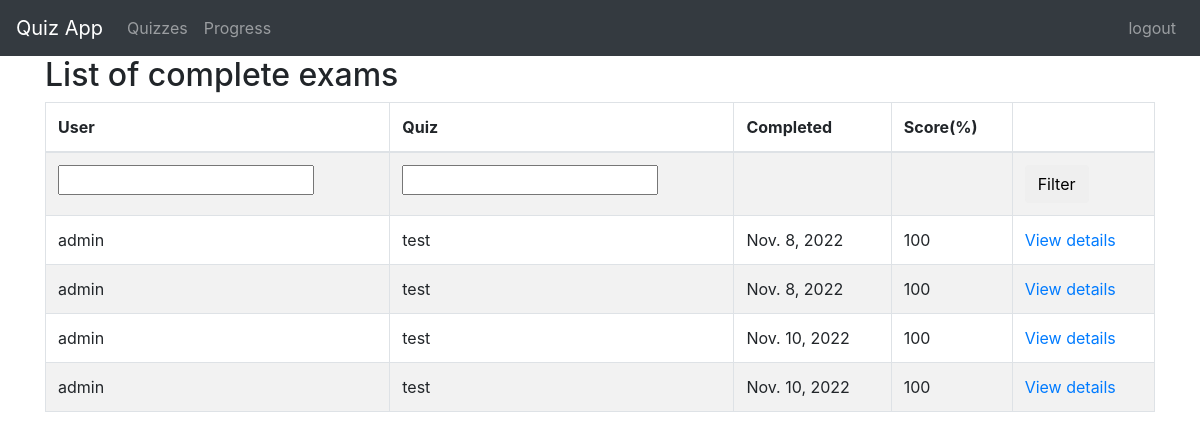
/marking/ (signed in), run on the app's committed database.
### quiz/models.py (models this page shows, shortened)
class Sitting(models.Model):
    user = models.ForeignKey(settings.AUTH_USER_MODEL, verbose_name=_("User"), on_delete=models.CASCADE)
    quiz = models.ForeignKey(Quiz, verbose_name=_("Quiz"), on_delete=models.CASCADE)
    question_order = models.CharField(validators=[validate_comma_separated_integer_list],
        max_length=1024, verbose_name=_("Question Order"))
    question_list = models.CharField(validators=[validate_comma_separated_integer_list],
        max_length=1024, verbose_name=_("Question List"))
    incorrect_questions = models.CharField(validators=[validate_comma_separated_integer_list],
        max_length=1024, blank=True, verbose_name=_("Incorrect questions"))
    current_score = models.IntegerField(verbose_name=_("Current Score"))
    complete = models.BooleanField(default=False, blank=False,
                                   verbose_name=_("Complete"))
    user_answers = models.TextField(blank=True, default='{}',
                                    verbose_name=_("User Answers"))
    start = models.DateTimeField(auto_now_add=True,
                                 verbose_name=_("Start"))
    end = models.DateTimeField(null=True, blank=True, verbose_name=_("End"))
    objects = SittingManager()
    class Meta:
        permissions = (("view_sittings", _("Can see completed exams.")),)
    def _question_ids(self):
        return [int(n) for n in self.question_order.split(',') if n]
    @property
    def get_percent_correct(self):
        dividend = float(self.current_score)
        divisor = len(self._question_ids())
        if divisor < 1:
            return 0            # prevent divide by zero error
        if dividend > divisor:
            return 100
        correct = int(round((dividend / divisor) * 100))
        if correct >= 1:
            return correct
        else:
            return 0

class Quiz(models.Model):
    title = models.CharField(
        verbose_name=_("Title"),
        max_length=60, blank=False)
    description = models.TextField(
        verbose_name=_("Description"),
        blank=True, help_text=_("a description of the quiz"))
    url = models.SlugField(
        max_length=60, blank=False,
        help_text=_("a user friendly url"),
        verbose_name=_("user friendly url"))
    category = models.ForeignKey(
        Category, null=True, blank=True,
        verbose_name=_("Category"), on_delete=models.CASCADE)
    random_order = models.BooleanField(
        blank=False, default=False,
        verbose_name=_("Random Order"),
        help_text=_("Display the questions in "
                    "a random order or as they "
                    "are set?"))
    max_questions = models.PositiveIntegerField(
        blank=True, null=True, verbose_name=_("Max Questions"),
        help_text=_("Number of questions to be answered on each attempt."))
    answers_at_end = models.BooleanField(
        blank=False, default=False,
        help_text=_("Correct answer is NOT shown after question."
                    " Answers displayed at the end."),
        verbose_name=_("Answers at end"))
    exam_paper = models.BooleanField(
        blank=False, default=False,
        help_text=_("If yes, the result of each"
                    " attempt by a user will be"
                    " stored. Necessary for marking."),
        verbose_name=_("Exam Paper"))
    single_attempt = models.BooleanField(
        blank=False, default=False,
        help_text=_("If yes, only one attempt by"
                    " a user will be permitted."
                    " Non users cannot sit this exam."),
        verbose_name=_("Single Attempt"))
    pass_mark = models.SmallIntegerField(
        blank=True, default=0,
        verbose_name=_("Pass Mark"),
        help_text=_("Percentage required to pass exam."),
        validators=[MaxValueValidator(100)])
    success_text = models.TextField(
        blank=True, help_text=_("Displayed if user passes."),
        verbose_name=_("Success Text"))
    fail_text = models.TextField(
        verbose_name=_("Fail Text"),
        blank=True, help_text=_("Displayed if user fails."))
    draft = models.BooleanField(
        blank=True, default=False,
        verbose_name=_("Draft"),
        help_text=_("If yes, the quiz is not displayed"
                    " in the quiz list and can only be"
                    " taken by users who can edit"
                    " quizzes."))
    class Meta:
        verbose_name = _("Quiz")
        verbose_name_plural = _("Quizzes")
    def __str__(self):
        return self.title

### quiz/views.py (the view)
class QuizMarkingList(QuizMarkerMixin, SittingFilterTitleMixin, ListView):
    model = Sitting
    def get_queryset(self):
        queryset = super(QuizMarkingList, self).get_queryset()\
                                               .filter(complete=True)
        user_filter = self.request.GET.get('user_filter')
        if user_filter:
            queryset = queryset.filter(user__username__icontains=user_filter)
        return queryset
    class Meta:
        pass

### quiz/views.py (called while the page is built)
    @method_decorator(login_required)
    @method_decorator(permission_required('quiz.view_sittings'))
    def dispatch(self, *args, **kwargs):
        return super(QuizMarkerMixin, self).dispatch(*args, **kwargs)

    def get_queryset(self):
        queryset = super(SittingFilterTitleMixin, self).get_queryset()
        quiz_filter = self.request.GET.get('quiz_filter')
        if quiz_filter:
            queryset = queryset.filter(quiz__title__icontains=quiz_filter)
        return queryset

### quiz/templates/quiz/sitting_list.html (shortened to what this page needs)
{% extends 'base.html' %}
{% load i18n %}
{% block content %}
<h2>{% trans "List of complete exams" %}</h2>
    {% if sitting_list %}
		<table class="table table-bordered table-striped">
		  <thead>
			<tr>
			  <th>{% trans "User" %}</th>
			  <th>{% trans "Quiz" %}</th>
			  <th>{% trans "Completed" %}</th>
			  <th>{% trans "Score" %}(%)</th>
			  <th></th>
			</tr>
		  </thead>
		  <tbody>
			<tr>
			  <form action="" method="GET">
				<td><input type="text" name="user_filter" /></td>
				<td><input type="text" name="quiz_filter" /></td>
				<td></td>
				<td></td>
				<td><button type="submit" class="btn btn-default">{% trans "Filter"%}</button></td>
			  </form>
			</tr>
        {% for sitting in sitting_list %}
			<tr>
			  <td>{{ sitting.user }}</td>
			  <td>{{ sitting.quiz }}</td>
			  <td>{{ sitting.end|date }}</td>
			  <td>{{ sitting.get_percent_correct }}</td>
			  <td>
				<a href="{% url 'quiz_marking_detail' pk=sitting.id %}">
				  {% trans "View details" %}
				</a>
			</tr>
        {% endfor %}
		  </tbody>
		</table>
    {% else %}
        <p>{% trans "There are no matching quizzes" %}.</p>
    {% endif %}
{% endblock %}

### quiz/templates/base.html (shortened to what this page needs)
{% load i18n %}
<!DOCTYPE html>
<html xmlns:fb="http://www.facebook.com/2008/fbml" xmlns="http://www.w3.org/1999/xhtml" xml:lang="en" lang="en" dir="ltr">
<head>
  <link rel="stylesheet" href="https://stackpath.bootstrapcdn.com/bootstrap/4.1.2/css/bootstrap.min.css"
>
</head>
<body>
  <nav class="navbar navbar-expand-lg navbar-dark bg-dark">
    <a class="navbar-brand" href="{% url 'index' %}">Quiz App</a>
    <div class="collapse navbar-collapse" id="navbarSupportedContent">
      <ul class="navbar-nav rm-auto">
        {% if user.is_authenticated %}
        <li class="nav-tem" style="color:gray">
          <a href="{% url 'quiz_index' %}" class="nav-link">Quizzes</a>
        </li>
        <li class="nav-tem" style="color:gray">
            <a href="{% url 'quiz_progress' %}" class="nav-link">Progress</a>
          </li>
        {% endif %}
      </ul>
      <ul class="navbar-nav ml-auto">
        <li class="nav-item ">
          {% if user.is_authenticated %}
          <a class="nav-link" href="{% url 'logout' %}">logout</a>
          {% else %}
          <a class="nav-link" href="{% url 'login' %}">Login</a>
          {% endif %}
        </li>
      </ul>
    </div>
  </nav>
  <div class="container">
     {% block content %} {% endblock %}
  </div>
</body>
</html>

### data on the page
Sitting: user "admin", quiz "test", end "Nov. 8, 2022", get_percent_correct "100"
Sitting: user "admin", quiz "test", end "Nov. 8, 2022", get_percent_correct "100"
Sitting: user "admin", quiz "test", end "Nov. 10, 2022", get_percent_correct "100"
Sitting: user "admin", quiz "test", end "Nov. 10, 2022", get_percent_correct "100"
